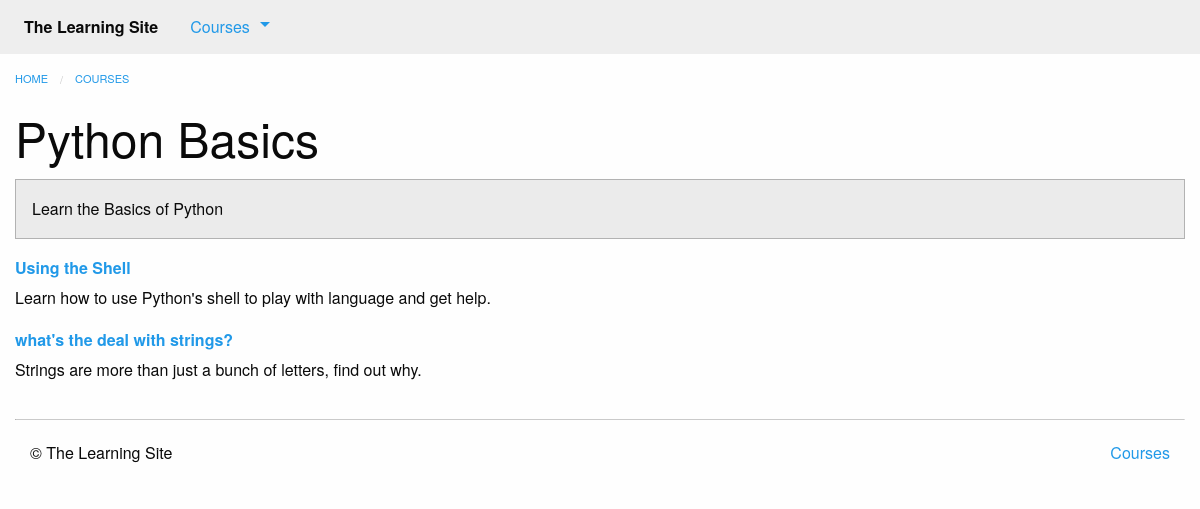
The page /courses/1/ on the database as committed earlier.
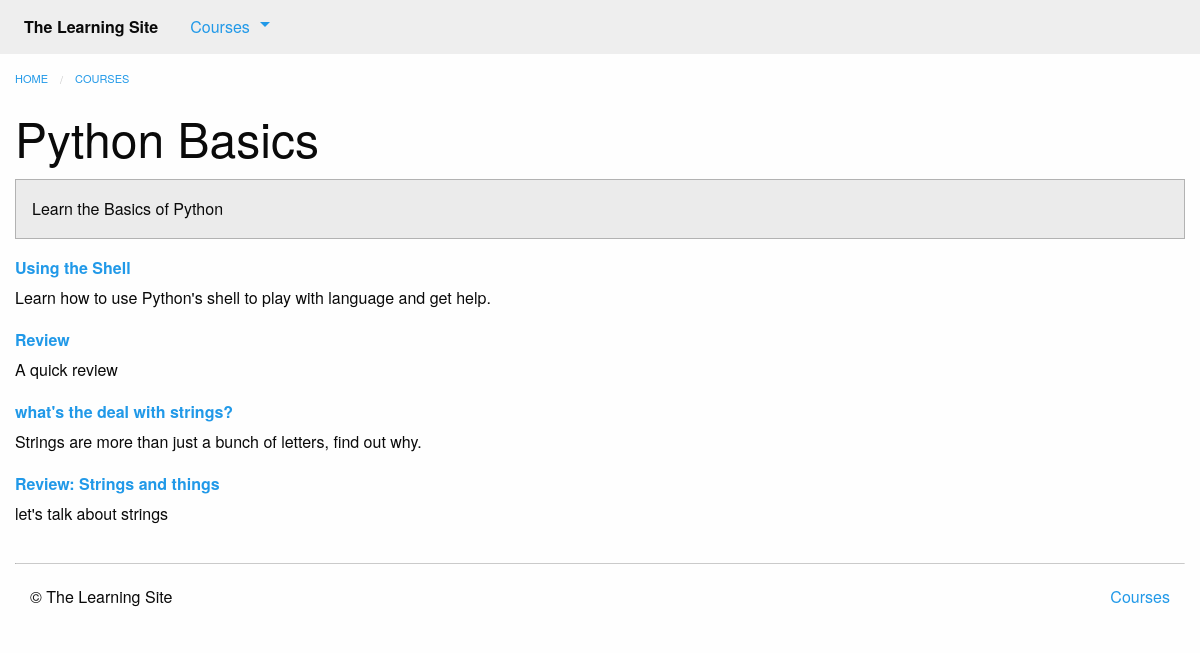
The same page on the database as committed later.
### courses/models.py (models this page shows, shortened)
class Course(models.Model):
    created_at = models.DateTimeField(auto_now_add=True)
    title = models.CharField(max_length=255)
    description = models.TextField()

class Step(models.Model):
    title = models.CharField(max_length=255)
    description = models.TextField()
    order = models.IntegerField(default=0)
    course = models.ForeignKey(Course, on_delete=models.CASCADE)
    class Meta:
        abstract = True
        ordering = ['order', ]

class Text(Step):
    content = models.TextField(blank=True, default='')
    def get_absolute_url(self):  # 2.3
        return reverse('courses:text_detail', kwargs={
            'course_pk': self.course_id,
            'step_pk': self.id})

class Quiz(Step):
    total_questions = models.IntegerField(default=4)
    class Meta:
        verbose_name_plural = 'Quizzes'
    def get_absolute_url(self):  # 2.3
        return reverse('courses:quiz_detail', kwargs={
            'course_pk': self.course_id,
            'step_pk': self.id})

### courses/views.py (the view)
# urls.py: path('<int:pk>/', views.course_detail, name='course_detail'),
def course_detail(request, pk):
    course = get_object_or_404(models.Course, pk=pk)
    steps = sorted(chain(course.text_set.all(), course.quiz_set.all()),  # 2.3
                         key=lambda step: step.order)
    return render(request, 'courses/course_detail.html',
                  {'course': course,
                   'steps': steps})

### courses/templatetags/course_extras.py (called while the page is built)
@register.inclusion_tag("courses/course_nav.html")
def nav_courses_list():
    courses = Course.objects.all()
    return {'courses': courses}

@register.filter('markdown_to_html')
def markdown_to_html(markdown_text):
    html_body = markdown2.markdown(markdown_text)
    return mark_safe(html_body)

### courses/templates/courses/course_detail.html (shortened to what this page needs)
{% extends "courses/layout.html" %}
{% load course_extras %}
{% block content %}
    <div class="row columns">
        {{ block.super }}
        <article>
            <h1 class="">{{ course.title }}</h1>
            <div class="callout secondary">
                {{ course.description|markdown_to_html }}
            </div>
            <dl>
                {% for step in steps %}
                    <dt>
                        <a href="{{ step.get_absolute_url }}">{{ step.title }}</a>
                    </dt>
                    <dd>{{ step.description|markdown_to_html }}</dd>
                {% endfor %}
            </dl>
        </article>
    </div>
{% endblock %}

### courses/templates/courses/layout.html (shortened to what this page needs)
{% extends "layout.html" %}
{% block content %}
    <ul class="breadcrumbs">
        <li><a href="{% url 'home' %}">Home</a></li>
        <li><a href="{% url 'courses:course_list' %}">Courses</a></li>
    </ul>
{% endblock %}

### templates/layout.html (shortened to what this page needs)
<!doctype html>
{% load static %}
{% load course_extras %}
<html class="no-js" lang="en">
<head>
    <link rel="stylesheet" href="{% static 'css/foundation.min.css' %}">
    <link rel="stylesheet" href="{% static 'css/layout.css' %}">
</head>
<body>
    <nav class="top-bar" role="navigation">
        <section class="top-bar-left">
            <ul class="dropdown menu" data-dropdown-menu role="menubar">
                <li class="menu-text">The Learning Site</li>
                <li class="has-submenu">
                    <a href="#">Courses</a>
                </li>
            </ul>
        </section>
    </nav>
    {% block content %}{% endblock %}
    <footer class="row columns">
        <hr/>
        <div class="small-6 columns">
            <p>&copy; The Learning Site</p>
        </div>
        <div class="small-6 columns">
            <ul class="inline-list no-bullet float-right">
                <li><a href="{% url 'courses:course_list' %}">Courses</a></li>
            </ul>
        </div>
    </footer>
</body>
</html>

### assets/css/layout.css (style rules this page uses)
.top-bar { margin-bottom: 1rem; }

Rows that differ between the two databases and show on the page:
added Quiz: title "Review", description "A quick review"
added Quiz: title "Review: Strings and things", description "let's talk about strings"
